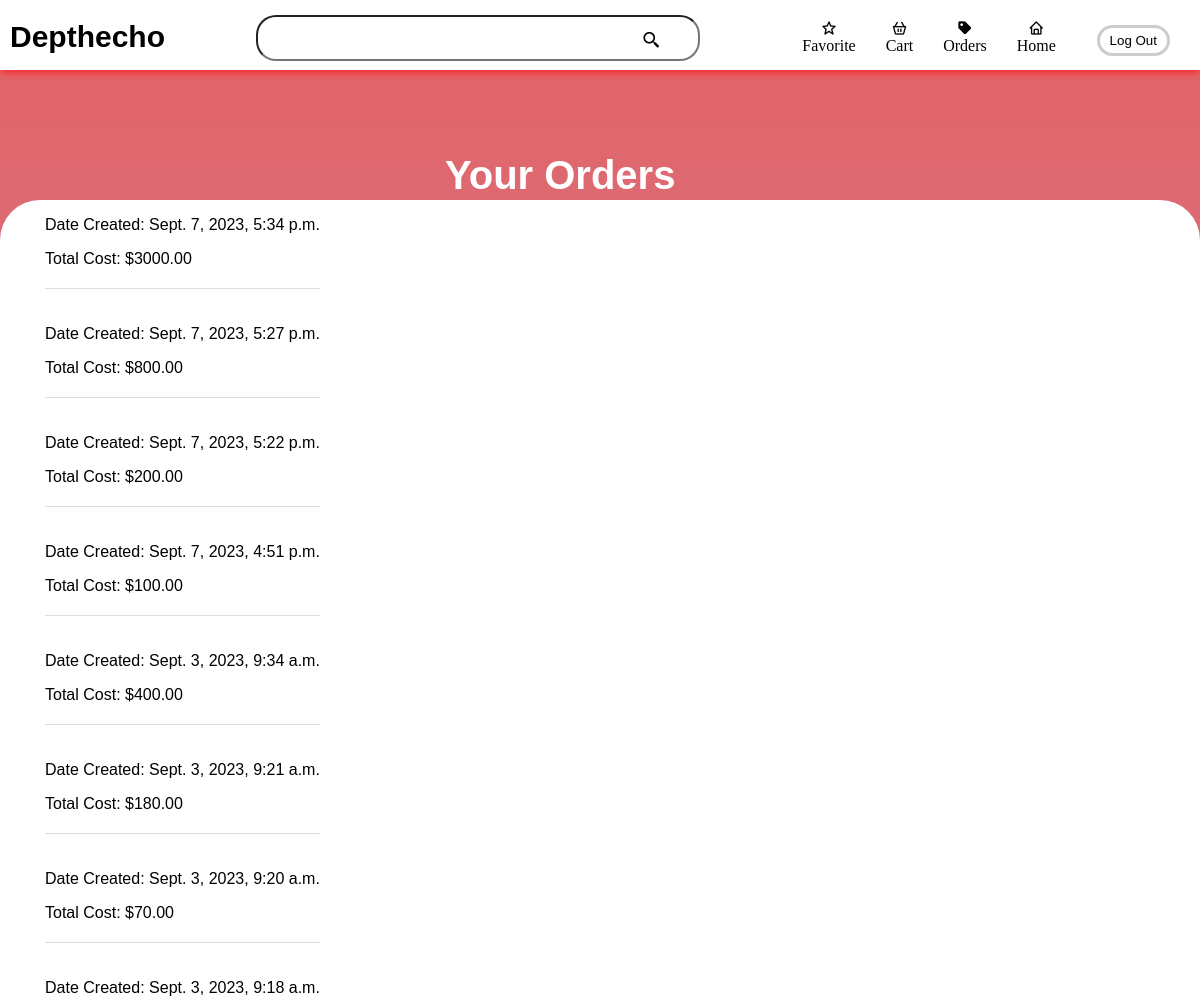
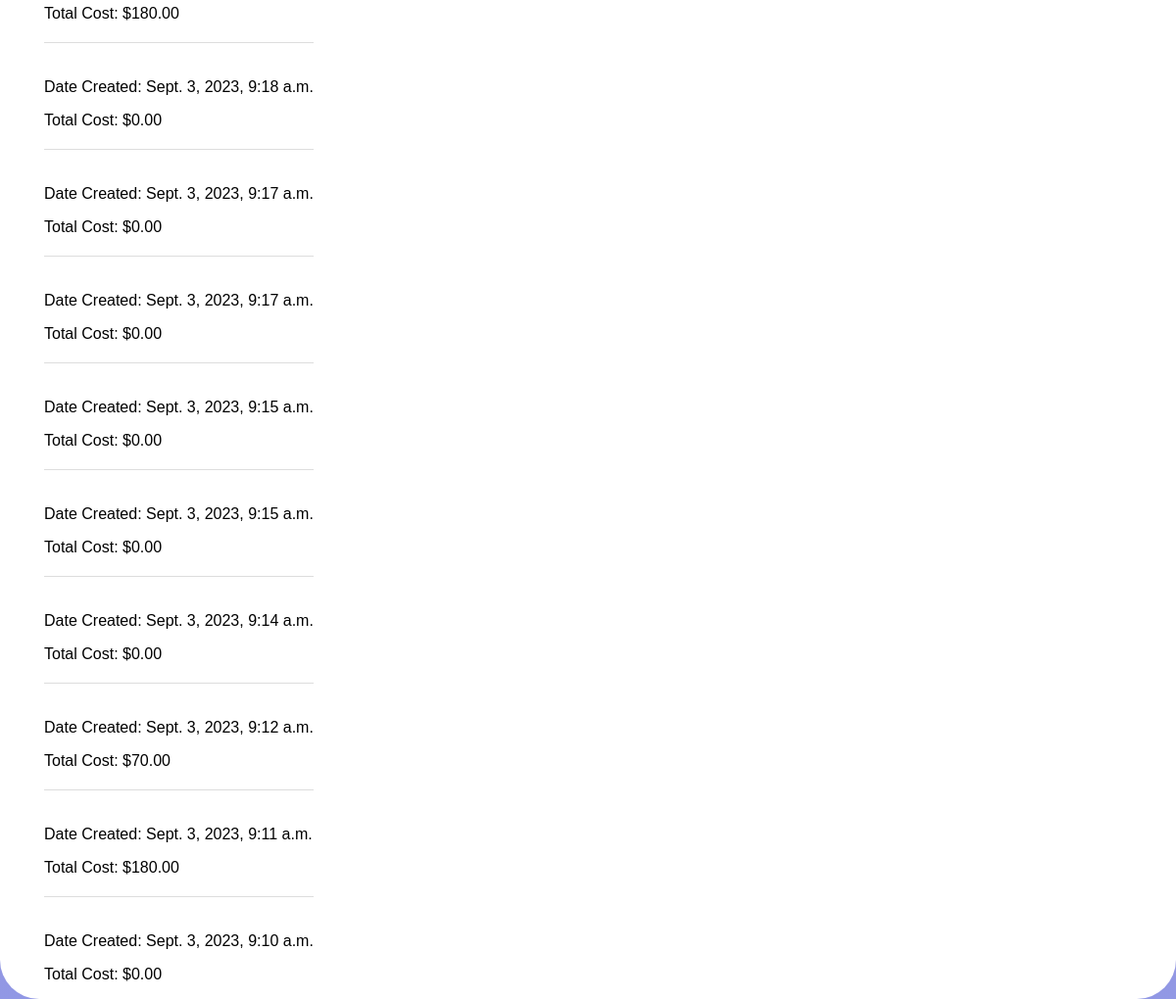
Screenshot of /orders/ (signed in) with the database file from the repository (2 pictures, top to bottom).
### pagestore/models.py (models this page shows, shortened)
class Order(models.Model):
    user = models.ForeignKey(User, on_delete=models.CASCADE)
    products = models.ManyToManyField(Product)
    total_cost = models.DecimalField(max_digits=10, decimal_places=2)
    date_created = models.DateTimeField(auto_now_add=True)

### pagestore/views.py (the view)
# urls.py: path('orders/', views.orders, name='orders'),
@login_required(login_url='loginpage')
def orders(request):
    user_orders = Order.objects.filter(user=request.user).order_by('-date_created')
    return render(request, 'pagestore/orders.html', {'user_orders': user_orders})

### pagestore/templates/pagestore/orders.html (shortened to what this page needs)
{% extends 'pagestore/base.html' %}
{% load static %}
{% block body %}
<header class="home-header">
    <div class="home-logo">
        <p>Depthecho</p>
    </div>
    <div class="home-searchbar">
        <div class="search">
            <input class="search-input" type="text">
            <i class='bx bx-search-alt-2'></i>
        </div>
    </div>
    <div class="home-navbar">
        <a href="{% url 'favorite_products' %}" class="nav-favs home-navs"><i class='bx bx-star'><br>Favorite</i></a>
        <a href="{% url 'cart' %}" class="nav-basket home-navs"><i class='bx bx-basket'><br>Cart</i></a>
        <a href="{% url 'orders' %}" class="nav-orders home-navs"><i class='bx bxs-purchase-tag'><br>Orders</i></a>
        <a href="{% url 'homepage' %}" class="nav-home home-navs"><i class='bx bx-home'><br>Home</i></a>
    </div>
    {% if user.is_authenticated %}
    <div class="loginout-button">
        <form method="post" action="{% url 'logoutpage' %}">
            <button type="submit">Log Out</button>
        </form>
    </div>
    {% endif %}
</header>
<div class="home-empty"></div>
<section class="orders">
    <div class="orders-container">
        <h2 class="orders-header">Your Orders</h2>
        <div class="order-list">
            {% for order in user_orders %}
            <div class="order">
                <p>Date Created: {{ order.date_created }}</p>
                <p>Total Cost: ${{ order.total_cost }}</p>
            </div>
            {% if not forloop.last %}
            <div class="order-divider"></div>
            {% endif %}
            {% endfor %}
        </div>
    </div>
</section>
{% endblock %}

### pagestore/static/css/style.css (style rules this page uses)
html { height: 100%; background-image: linear-gradient(#e66465, #9198e5); background-repeat: no-repeat; font-family: Arial, Helvetica, sans-serif; margin: 0; }
body { margin: 0; }
.home-header { position: fixed; height: 70px; width: 100%; padding-left: 10px; margin-right: 500px; background-color: white; display: flex; justify-content: space-between; vertical-align: middle; box-shadow: 0 0 10px red; box-sizing: border-box; outline: none; }
.home-logo { margin-top: -10px; font-size: 30px; font-weight: bold; }
.home-searchbar { width: 40%; height: 100%; margin-left: 50px; vertical-align: middle; }
.home-searchbar .search { position: relative; width: 100%; }
.home-searchbar .search input { width: 90%; height: 40px; margin-top: 15px; padding-left: 10px; border-radius: 20px; }
.home-searchbar .search i { position: absolute; z-index: 1; font-size: 20px; top: 30px; right: 70px; margin-left: 50px; }
.home-navbar { margin-top: 20px; display: flex; justify-content: space-between; }
.home-navs { text-align: center; color: black; text-decoration: none; }
.nav-basket, .nav-favs, .nav-home, .nav-orders { margin-left: 30px; }
.loginout-button { margin-right: 30px; margin-top: 25px; }
.loginout-button button { border: 3px solid rgba(0, 0, 0, .2); border-radius: 20px; background-color: transparent; padding: 5px 10px; }
.home-empty { width: 100%; height: 200px; }
.orders { width: 100%; height: 100%; border-radius: 40px; background-color: white; }
.orders-container { position: relative; display: flex; width: 1110px; margin: 0 auto; }
.orders-header { position: absolute; left: 10em; top: -2em; color: white; font-size: 40px; text-align: center; }
.order-divider { border-top: 1px solid #ddd; margin-top: 20px; padding-top: 20px; }

### rows the page displays
Order: date_created "Sept. 7, 2023, 5:34 p.m.", total_cost "3000.00"
Order: date_created "Sept. 7, 2023, 5:27 p.m.", total_cost "800.00"
Order: date_created "Sept. 7, 2023, 5:22 p.m.", total_cost "200.00"
Order: date_created "Sept. 7, 2023, 4:51 p.m.", total_cost "100.00"
Order: date_created "Sept. 3, 2023, 9:34 a.m.", total_cost "400.00"
Order: date_created "Sept. 3, 2023, 9:21 a.m.", total_cost "180.00"
Order: date_created "Sept. 3, 2023, 9:20 a.m.", total_cost "70.00"
Order: date_created "Sept. 3, 2023, 9:18 a.m.", total_cost "180.00"
Order: date_created "Sept. 3, 2023, 9:18 a.m.", total_cost "0.00"
Order: date_created "Sept. 3, 2023, 9:17 a.m.", total_cost "0.00"
Order: date_created "Sept. 3, 2023, 9:17 a.m.", total_cost "0.00"
Order: date_created "Sept. 3, 2023, 9:15 a.m.", total_cost "0.00"
Order: date_created "Sept. 3, 2023, 9:15 a.m.", total_cost "0.00"
Order: date_created "Sept. 3, 2023, 9:14 a.m.", total_cost "0.00"
Order: date_created "Sept. 3, 2023, 9:12 a.m.", total_cost "70.00"
Order: date_created "Sept. 3, 2023, 9:11 a.m.", total_cost "180.00"
Order: date_created "Sept. 3, 2023, 9:10 a.m.", total_cost "0.00"
